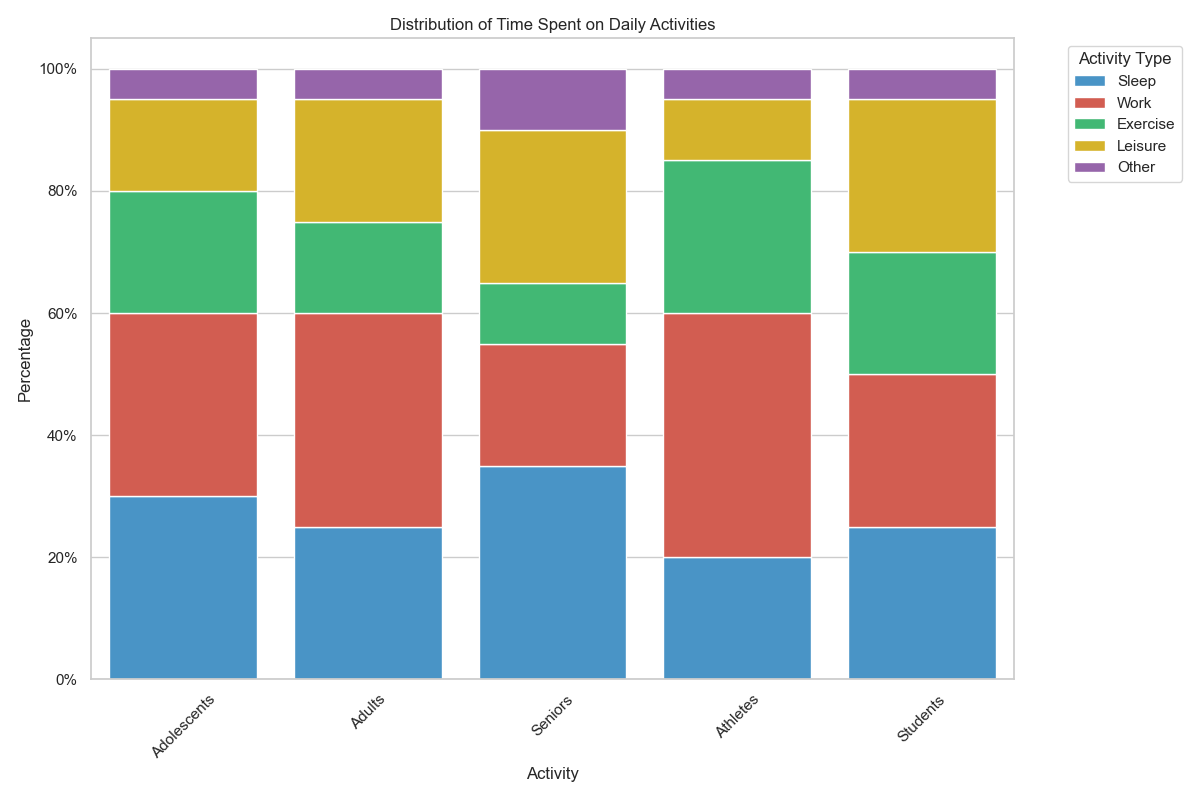

Write the Python code that produced this figure.

import pandas as pd
import seaborn as sns
import matplotlib.pyplot as plt
from matplotlib.ticker import PercentFormatter

# Data
data = {
    'Activity': ['Adolescents', 'Adults', 'Seniors', 'Athletes', 'Students'],
    'Sleep': [30, 25, 35, 20, 25],
    'Work': [30, 35, 20, 40, 25],
    'Exercise': [20, 15, 10, 25, 20],
    'Leisure': [15, 20, 25, 10, 25],
    'Other': [5, 5, 10, 5, 5]
}

# Convert dictionary to DataFrame
df = pd.DataFrame(data)

# Calculate the percentage
df.set_index('Activity', inplace=True)
df_percentage = df.divide(df.sum(axis=1), axis=0) * 100

# Start a figure with seaborn style
plt.figure(figsize=(12, 8))
sns.set_theme(style="whitegrid")

# Create a color map
colors = ["#3498db", "#e74c3c", "#2ecc71", "#f1c40f", "#9b59b6"]

# Starting position
bar_start = pd.Series([0.0, 0.0, 0.0, 0.0, 0.0], index=df.index)

for col, color in zip(df.columns, colors):
    # Plot each category stack
    sns.barplot(
        x=df_percentage.index,
        y=df_percentage[col],
        color=color,
        label=col,
        bottom=bar_start
    )
    # Add the values to the starting position
    bar_start += df_percentage[col]

# Customizations
plt.xlabel('Activity')
plt.ylabel('Percentage')
plt.title('Distribution of Time Spent on Daily Activities')
plt.xticks(rotation=45)
plt.legend(title='Activity Type', bbox_to_anchor=(1.05, 1), loc='upper left')

# Convert y-axis labels to percentage
plt.gca().yaxis.set_major_formatter(PercentFormatter())

# Show the plot
plt.tight_layout()
plt.show()
